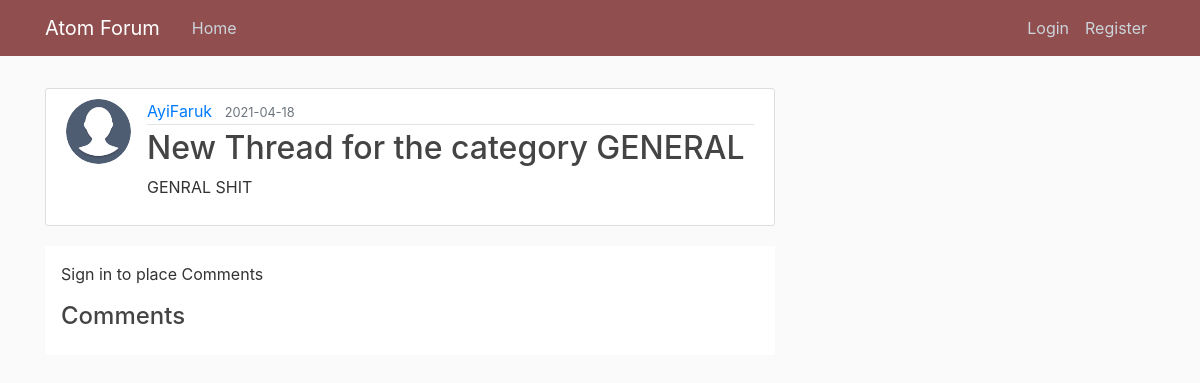
Page /post/3 on the earlier database version.
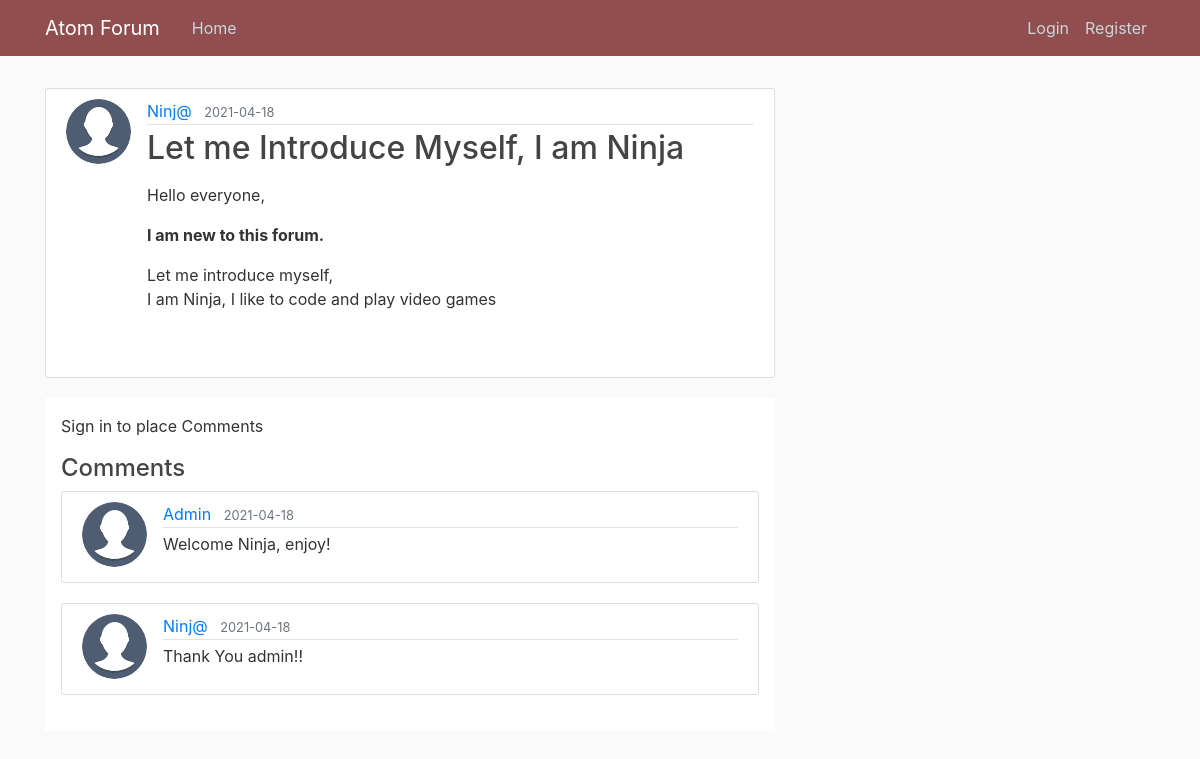
Same page on the later database version.
### app/models.py (models this page shows, shortened)
class User(db.Model, UserMixin):
    id = db.Column(db.Integer, primary_key=True)
    username = db.Column(db.String(20), unique=True, nullable=False)
    email = db.Column(db.String(120), unique=True, nullable=False)
    password = db.Column(db.String(120), nullable=False)
    image_file = db.Column(db.String(20), nullable=False, default='default.jpg')
    posts=  db.relationship('Post', backref='author', lazy=True)
    comments=  db.relationship('Comment', backref='authorCom', lazy=True)

class Post(db.Model):
    id = db.Column(db.Integer, primary_key=True)
    title = db.Column(db.String(100), nullable=False)
    date_posted = db.Column(db.DateTime, nullable=False, default=datetime.utcnow)
    content = db.Column(db.Text, nullable=False)
    user_id = db.Column(db.Integer, db.ForeignKey('user.id'), nullable=False)
    comments=  db.relationship('Comment', backref='thread', lazy=True)
    category_id = db.Column(db.Integer, db.ForeignKey('category.id'), nullable=False)

class Comment(db.Model):
    id = db.Column(db.Integer, primary_key=True)
    comment = db.Column(db.String(100), nullable=False)
    date_posted = db.Column(db.DateTime, nullable=False, default=datetime.utcnow)
    user_id = db.Column(db.Integer, db.ForeignKey('user.id'), nullable=False)
    post_id = db.Column(db.Integer, db.ForeignKey('post.id'), nullable=False)

### app/posts/routes.py (the view)
@posts.route("/post/<int:post_id>", methods=['GET', 'POST'])
def post(post_id):
    form = CommentForm()                    # Form for posting a Comment
    post = Post.query.get_or_404(post_id)   # Get the Post or return 404 if post not exist
    if form.validate_on_submit():
        comment = Comment(comment=form.content.data,thread=post,user_id=current_user.id)
        db.session.add(comment)
        db.session.commit()
        return redirect(url_for('posts.post',post_id=post.id))
    return render_template('post.html', title=post.title, post=post,commentForm=form)

### app/templates/post.html (shortened to what this page needs)
{% extends "layout.html" %}
{% block content %}
  <article class="media content-section">
    <img class="rounded-circle article-img" src="{{ url_for('static', filename='profile_pics/' + post.author.image_file) }}">
    <div class="media-body">
      <div class="article-metadata">
        <a class="mr-2" href="{{ url_for('users.user_posts', username=post.author.username) }}">{{ post.author.username }}</a>
        <small class="text-muted">{{ post.date_posted.strftime('%Y-%m-%d') }}</small>
      </div>
      <h2 class="article-title">{{ post.title }}</h2>
      <p class="article-content">{{ post.content|safe }}</p>
    </div>
  </article>
  <div class="bg-white p-3">
      {% if current_user.is_authenticated %}
      <form method="POST" action="">
          {{ commentForm.hidden_tag() }}
          <fieldset class="form-group">
              <legend class="border-bottom mb-4">Place a Comment</legend>
              <div class="form-group">
                  {{ commentForm.content.label(class="form-control-label") }}
                  {% if commentForm.content.errors %}
                      {{ commentForm.content(class="form-control form-control-lg is-invalid") }}
                      <div class="invalid-feedback">
                          {% for error in commentForm.content.errors %}
                              <span>{{ error }}</span>
                          {% endfor %}
                      </div>
                  {% else %}
                      {{ commentForm.content(class="form-control form-control-lg") }}
                  {% endif %}
              </div>
          </fieldset>
          <div class="form-group">
              {{ commentForm.submit(class="btn btn-outline-info") }}
          </div>
      </form>
      <hr>
      {% else %}
      <p> Sign in to place Comments</p>
      {% endif %}
      <div class="media-body">
        <h4>Comments</h4>
          {% for comment in post.comments %}
          <article class="media content-section">
            <img class="rounded-circle article-img" src="{{ url_for('static', filename='profile_pics/' + comment.authorCom.image_file) }}">
            <div class="media-body">
              <div class="article-metadata">
                <a class="mr-2" href="{{ url_for('users.account_user', userid=post.author.id) }}">{{ comment.authorCom.username }}</a>
                <small class="text-muted">{{ comment.date_posted.strftime('%Y-%m-%d') }}</small>
              </div>
              <p class="article-content">{{ comment.comment }}</p>
            </div>
          </article>
        {% endfor %}
      </div>
  </div>
{% endblock content %}

### app/templates/layout.html (shortened to what this page needs)
<!DOCTYPE html>
<html>
<head>
    <link rel="stylesheet" href="https://maxcdn.bootstrapcdn.com/bootstrap/4.0.0/css/bootstrap.min.css">
    <link rel="stylesheet" type="text/css" href="{{ url_for('static', filename='style/main.css') }}">
</head>
<body>
    {% include 'includes/navbar.html' %}
    <main role="main" class="container">
      <div class="row">
        <div class="col-md-8">
          {% block content %}{% endblock %}
        </div>
        <div class="col-md-4">
        </div>
      </div>
    </main>
  </body>
</html>

### app/templates/includes/navbar.html (shortened to what this page needs)
<header class="site-header">
    <nav class="navbar navbar-expand-md navbar-dark bg-steel fixed-top">
      <div class="container">
        <a class="navbar-brand mr-4" href="/">Atom Forum</a>
        <div class="collapse navbar-collapse" id="navbarToggle">
          <div class="navbar-nav mr-auto">
            <a class="nav-item nav-link" href="{{ url_for('main.home') }}">Home</a>
          </div>
          <div class="navbar-nav">
            {% if current_user.is_authenticated %}
              <a class="nav-item nav-link" href="{{ url_for('users.account') }}">My Account</a>
              <a class="nav-item nav-link" href="{{ url_for('users.logout') }}">Logout</a>
            {% else %}
              <a class="nav-item nav-link" href="{{ url_for('users.login') }}">Login</a>
              <a class="nav-item nav-link" href="{{ url_for('users.register') }}">Register</a>
            {% endif %}
          </div>
        </div>
      </div>
    </nav>
  </header>

### app/static/style/main.css (style rules this page uses)
body { background: #fafafa; color: #333333; margin-top: 5rem; }
h1, h2, h3, h4, h5, h6 { color: #444444; }
.bg-steel { background-color: #904e4e; }
.site-header { margin-bottom: 20px; }
.site-header .navbar-nav .nav-link { color: #cbd5db; }
.content-section { background: #ffffff; padding: 10px 20px; border: 1px solid #dddddd; border-radius: 3px; margin-bottom: 20px; }
.article-title { color: #444444; }
.article-content { white-space: pre-line; }
.article-img { height: 65px; width: 65px; margin-right: 16px; }
.article-metadata { padding-bottom: 1px; margin-bottom: 4px; border-bottom: 1px solid #e3e3e3 }

Differences in the rows shown:
no longer on this page (row edited): User: image_file (placeholder picture), author.username "AyiFaruk"
now on this page (row edited): User: image_file (placeholder picture), author.username "Ninj@"
changed Post: title "New Thread for the category GENERAL" → "Let me Introduce Myself, I am Ninja"; content "GENRAL SHIT" → "Hello everyone, I am new to this forum. Let me introduce myself, I am Ninja, I like to code and play video games"
now on this page (row edited): Comment: image_file (picture), authorCom.username "Admin", date_posted "2021-04-18", comment "Welcome Ninja, enjoy!"
now on this page (row edited): Comment: image_file (placeholder picture), authorCom.username "Ninj@", date_posted "2021-04-18", comment "Thank You admin!!"
